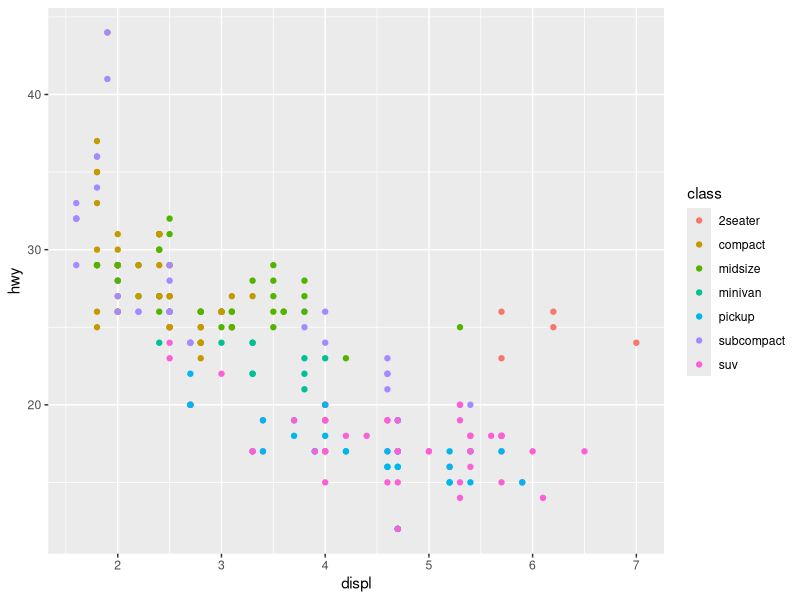
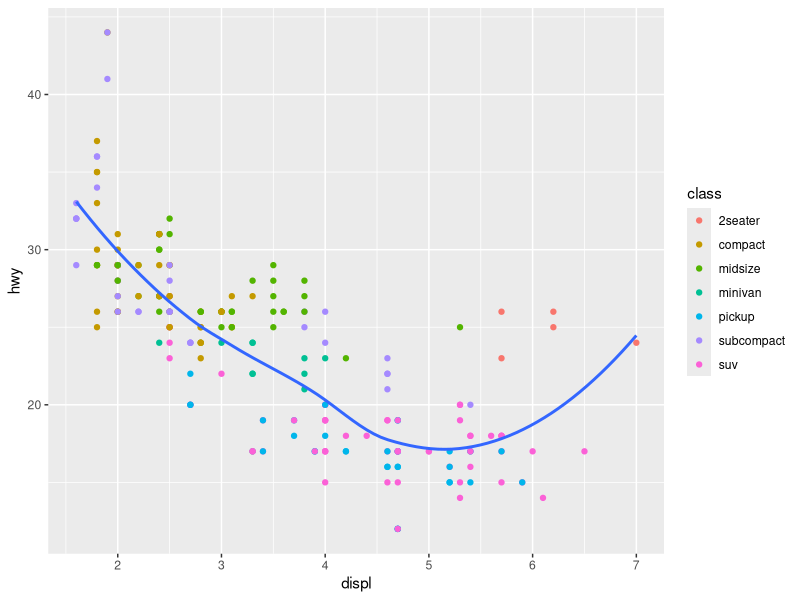
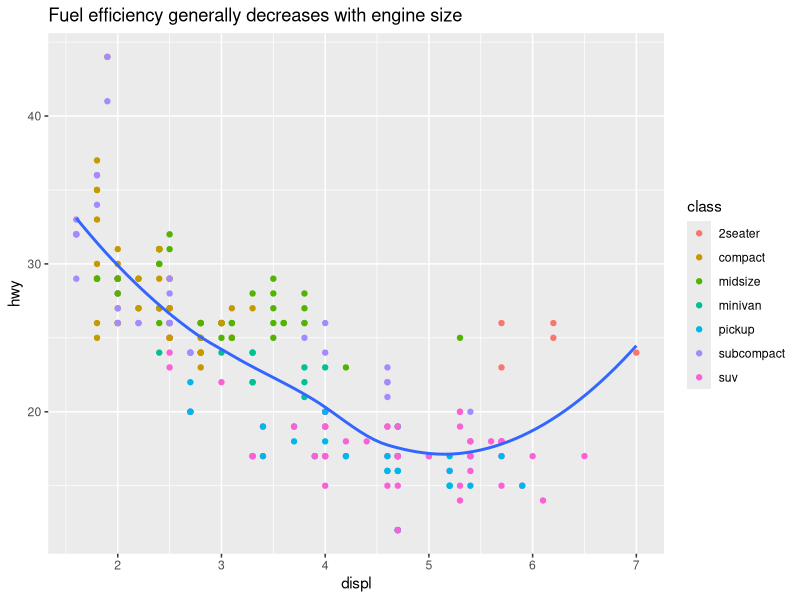

Write the R code that produced these figures, in order.
# use ggplot2 for plotting
library(ggplot2)

# first layer: dots
p <- ggplot(mpg, aes(displ, hwy)) +
     geom_point(aes(color = class))
p

# second layer: smoother
p <- p + geom_smooth(se = FALSE) 
p

# third layer: title
p <- p + labs(title = "Fuel efficiency generally decreases with engine size")
p

